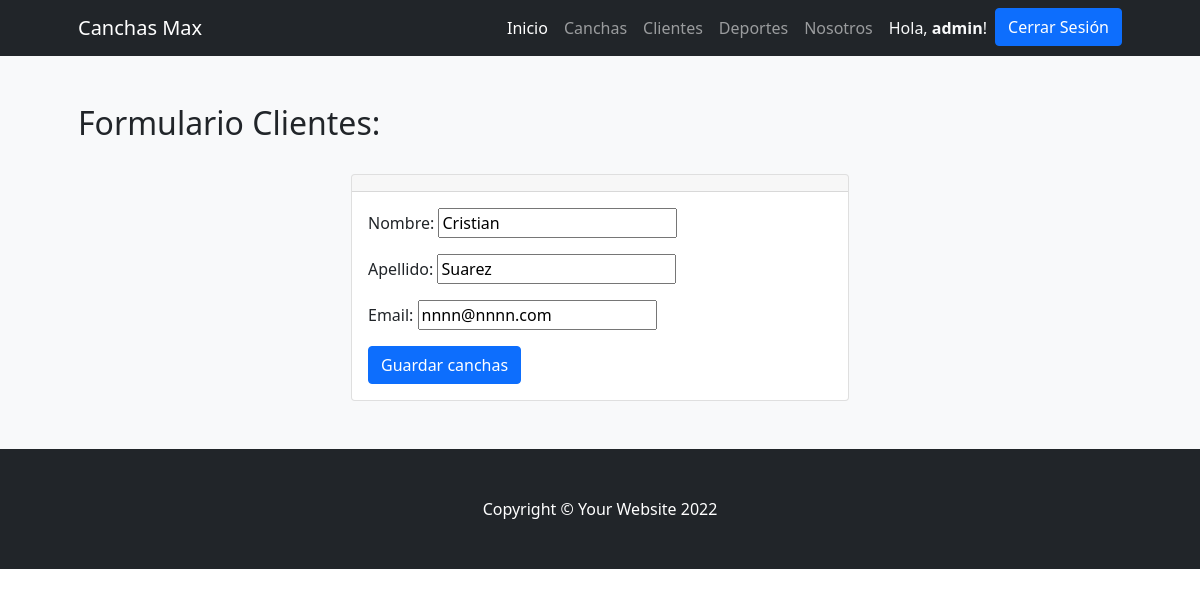
The page /entregableapp/editar_cliente/2 (signed in) on the database its author committed.
### Entregable1App/models.py (models this page shows)
class Cliente(models.Model):
    nombre = models.CharField(max_length=30)
    apellido = models.CharField(max_length=30)
    email = models.EmailField(blank=True, null=True)

### Entregable1App/views.py (the view, shortened to what this page needs)
# urls.py: path('editar_cliente/<cliente_id>', editar_cliente, name="editar_cliente"),
def editar_cliente(request,cliente_id):
    cliente = Cliente.objects.get(id=cliente_id)
    formulario = ClientesFormulario(initial={"nombre":cliente.nombre, "apellido":cliente.apellido, "email": cliente.email})
    return render(request,"Entregable1App/formulario_clientes.html",{"form":formulario})

### Entregable1App/forms.py
class ClientesFormulario(forms.Form):
    nombre = forms.CharField(max_length=30)
    apellido = forms.CharField(max_length=30)
    email = forms.EmailField()

### Entregable1App/templates/Entregable1App/formulario_clientes.html (shortened to what this page needs)
{% extends 'Entregable1App/base.html' %}
{% block contenidopagina %}
<section class="bg-light py-5">
    <div class="container px-5">
        <h2>Formulario Clientes:</h2>
        <br>
        <div class="row gx-5 justify-content-center">
            <div class="col-lg-6">
                <div class="card">
                    <div class="card-header text-center">
                    </div>
                    <div class="card-body">
                        <form action="" method="post">
                            {{ form.as_p }}
                            <input type="submit" class="btn btn-primary" value="Guardar canchas">
                        </form>
                    </div>
                </div>
            </div>
        </div>
    </div>
</section>
{% endblock %}

### Entregable1App/templates/Entregable1App/base.html (shortened to what this page needs)
{% load static %}
<!DOCTYPE html>
<html lang="es">
    <head>
        <link rel="stylesheet" href="https://cdn.jsdelivr.net/npm/bootstrap-icons@1.8.3/font/bootstrap-icons.css">
        <link href="{% static 'css/styles.css' %}" rel="stylesheet" />
    </head>
    <body>
        <nav class="navbar navbar-expand-lg navbar-dark bg-dark">
            <div class="container px-5">
                <a class="navbar-brand" href="{% url 'inicio' %}">Canchas Max</a>
                <div class="collapse navbar-collapse" id="navbarSupportedContent">
                    <ul class="navbar-nav ms-auto mb-2 mb-lg-0">
                        <li class="nav-item"><a class="nav-link active" aria-current="page" href="{% url 'inicio' %}">Inicio</a></li>
                        <li class="nav-item"><a class="nav-link" href="{% url 'canchas' %}">Canchas</a></li>
                        <li class="nav-item"><a class="nav-link" href="{% url 'clientes' %}">Clientes</a></li>
                        <li class="nav-item"><a class="nav-link" href="{% url 'deportes' %}">Deportes</a></li>
                        <li class="nav-item"><a class="nav-link" href="{% url 'acercade' %}">Nosotros</a></li>
                    {% if user.is_authenticated %}
                        <li class="nav-item"><p class="text-light my-2 mx-2">  Hola, <b>{{user.username}}</b>!</p></li>
                        <li class="nav-item"><a class="btn btn-primary" href="{% url 'logout' %}">Cerrar Sesión</a></li>
                    {% else %}
                        <li class="nav-item"><a class="btn btn-primary mx-2" href="{% url 'login' %}">Iniciar Sesión</a></li>
                        <li class="nav-item"><a class="btn btn-outline-primary" href="{% url 'register' %}">Registrarse</a></li>
                    {% endif %}
                    </ul>
                </div>
            </div>
        </nav>
        {% block contenidopagina %}
        {% endblock %}
        <footer class="py-5 bg-dark">
            <div class="container px-5"><p class="m-0 text-center text-white">Copyright &copy; Your Website 2022</p></div>
        </footer>
    </body>
</html>

### rows shown on the page
Cliente: nombre "Cristian", apellido "Suarez", email "nnnn@nnnn.com"

### other values the page prints
{{ user.username }} "admin"
